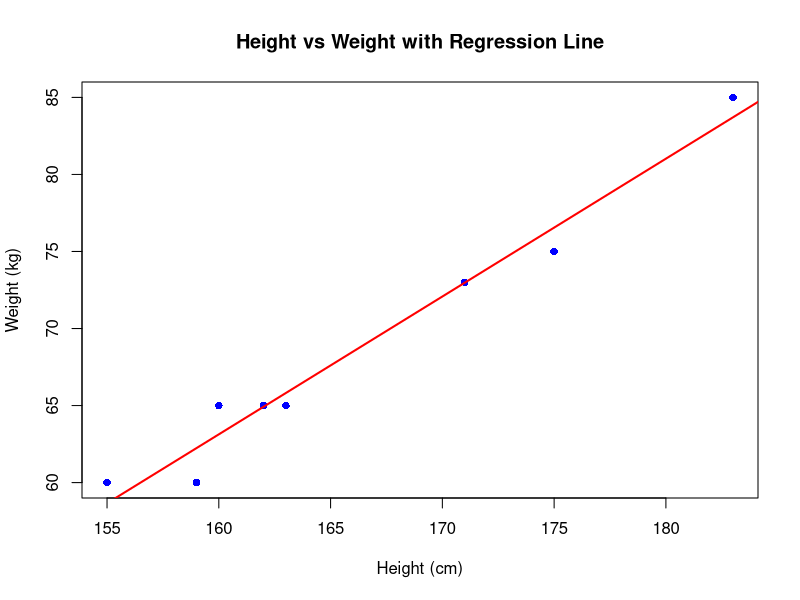

Source code (R):
# Input the data
height <- c(160, 155, 175, 163, 171, 183, 159, 162) # Height in cm
weight <- c(65, 60, 75, 65, 73, 85, 60, 65)         # Weight in kg

# Create a data frame
data <- data.frame(height, weight)

# Fit a linear regression model
model <- lm(weight ~ height, data = data)

# Display the summary of the regression model
summary(model)

# Predict the weight for a person with a height of 165 cm
predicted_weight <- predict(model, data.frame(height = 165))

# Print the predicted weight
cat("The predicted weight for a person with a height of 165 cm is:", predicted_weight, "kg\n")

# Plot the data and regression line
plot(data$height, data$weight, 
     main = "Height vs Weight with Regression Line", 
     xlab = "Height (cm)", 
     ylab = "Weight (kg)",
     pch = 16, col = "blue")
abline(model, col = "red", lwd = 2)
